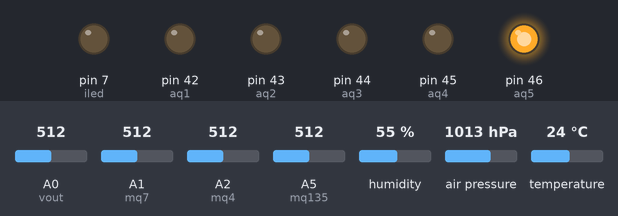
This sketch was run on a simulated Arduino Mega 2560, built with avr-gcc and run on an emulated ATmega2560. Parts: output pins drawn as LEDs (lit = HIGH). The inputs (shaded band) are chosen by the test bench; at power-on: A0 (vout) = 512, A1 (mq7) = 512, A2 (mq4) = 512, A5 (mq135) = 512, humidity 55 %, air pressure 1013 hPa, temperature 24 °C. Pins used as bus, display or sensor lines are not drawn; what the sketch prints to the serial monitor is not drawn.

Above: at 0.1 s.
Timing chart, 0 to 1.6 s (numbered marks = the images above):
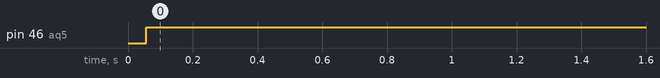

The sketch:

ardh.ino
```cpp
#include <SoftwareSerial.h>
#include <DHT.h>
#include <Wire.h>
#include <SPI.h>
#include <Adafruit_BMP280.h>

#define BMP280_ADDRESS 0x76

Adafruit_BMP280 bmp;
#define DHTPIN 4
#define DHTTYPE DHT11

#define COV_RATIO       0.2            // ug/mmm / mv
#define NO_DUST_VOLTAGE 400            // mv
#define SYS_VOLTAGE     5000

int mq135 = A5;
int mq7 = A1;
int mq4 = A2;

int mqData[8];

const int iled = 7;  // Drive the LED of the sensor
const int vout = A0;
float density, voltage;
int adcvalue;
int c1 = 40;
int c2 = 41;
int aq1 = 42;
int aq2 = 43;
int aq3 = 44;
int aq4 = 45;
int aq5 = 46;
int s1 = 47;
int s2 = 48;

DHT dht(DHTPIN, DHTTYPE);
SoftwareSerial espSerial(15, 14);  // RX, TX

void setup() {
  Serial.begin(9600);
  espSerial.begin(9600);
  dht.begin();
  pinMode(iled, OUTPUT);
  digitalWrite(iled, LOW);
  for (int i = 40; i <= 48; i++) {
    pinMode(i, OUTPUT);
    digitalWrite(i, LOW);
  }
  /*if (!bmp.begin(0x76)) { // Initialize the BMP280 sensor
    Serial.println("Could not find a valid BMP280 sensor, check wiring!");
    while (1);
  }*/
}

void loop() {
  digitalWrite(iled, HIGH);
  delayMicroseconds(280);
  adcvalue = analogRead(vout);
  digitalWrite(iled, LOW);

  adcvalue = Filter(adcvalue);

  /*
    Convert voltage (mv)
  */
  float voltage = (SYS_VOLTAGE / 1024.0) * adcvalue * 11;

  /*
    Voltage to density
  */
  float density;
  if (voltage >= NO_DUST_VOLTAGE) {
    voltage -= NO_DUST_VOLTAGE;
    density = voltage * COV_RATIO;
  } else {
    density = 0;
  }

  int mq135Value = analogRead(mq135);
  Serial.print("MQ135 : ");
  Serial.println(mq135Value);
  int mq7Value = analogRead(mq7);
  Serial.print("MQ7 : ");
  Serial.println(mq7Value);
  int mq4Value = analogRead(mq4);
  Serial.print("MQ4 : ");
  Serial.println(mq4Value);
  int humidity = dht.readHumidity();
  Serial.print("Hum : ");
  Serial.println(humidity);
  int temperature = dht.readTemperature();
  Serial.print("Temp : ");
  Serial.println(temperature);
  float pressure = bmp.readPressure();

  if (mq135Value > 300) {
    digitalWrite(c1, HIGH);
    digitalWrite(c2, LOW);
  }
  else {
    digitalWrite(c1, LOW);
    digitalWrite(c2, HIGH);
  }

  String outputString = String(mq135Value) + "," + String(mq7Value) + "," + String(mq4Value) +
                       "," + String(humidity) + "," + String(temperature) + "," + String(density);


  // Send data string to ESP8266
  espSerial.println(outputString);
  Serial.println(outputString);


  if (density <= 36) {
    digitalWrite(aq1, HIGH);
    digitalWrite(aq2, LOW);
    digitalWrite(aq3, LOW);
    digitalWrite(aq4, LOW);
    digitalWrite(aq5, LOW);
    digitalWrite(s1, HIGH);
    digitalWrite(s2, LOW);
  } else if (37 <= density && density <= 76) {
    digitalWrite(aq1, LOW);
    digitalWrite(aq2, HIGH);
    digitalWrite(aq3, LOW);
    digitalWrite(aq4, LOW);
    digitalWrite(aq5, LOW);
    digitalWrite(s1, HIGH);
    digitalWrite(s2, LOW);
  } else if (77 <= density && density <= 116) {
    digitalWrite(aq1, LOW);
    digitalWrite(aq2, LOW);
    digitalWrite(aq3, HIGH);
    digitalWrite(aq4, LOW);
    digitalWrite(aq5, LOW);
    digitalWrite(s1, HIGH);
    digitalWrite(s2, LOW);
  } else if (117 <= density && density <= 151) {
    digitalWrite(aq1, LOW);
    digitalWrite(aq2, LOW);
    digitalWrite(aq3, LOW);
    digitalWrite(aq4, HIGH);
    digitalWrite(aq5, LOW);
    digitalWrite(s1, LOW);
    digitalWrite(s2, HIGH);
  } else {
    digitalWrite(aq1, LOW);
    digitalWrite(aq2, LOW);
    digitalWrite(aq3, LOW);
    digitalWrite(aq4, LOW);
    digitalWrite(aq5, HIGH);
    digitalWrite(s1, LOW);
    digitalWrite(s2, HIGH);
  }

  delay(2000);
}

void sendArrayToESP8266(int data[]) {
  for (int i = 0; i < 6; i++) {
    espSerial.println(data[i]);
  }
  delay(2000);
}

int Filter(int m) {
  static int flag_first = 0, _buff[10], sum;
  const int _buff_max = 10;
  int i;

  if (flag_first == 0) {
    flag_first = 1;
    for (i = 0, sum = 0; i < _buff_max; i++) {
      _buff[i] = m;
      sum += _buff[i];
    }
    return m;
  } else {
    sum -= _buff[0];
    for (i = 0; i < (_buff_max - 1); i++) {
      _buff[i] = _buff[i + 1];
    }
    _buff[9] = m;
    sum += _buff[9];
    i = sum / 10.0;
    return i;
  }
}
```

Measured:
- by itself, pin 46 (aq5): LOW → HIGH at 0.06 s
